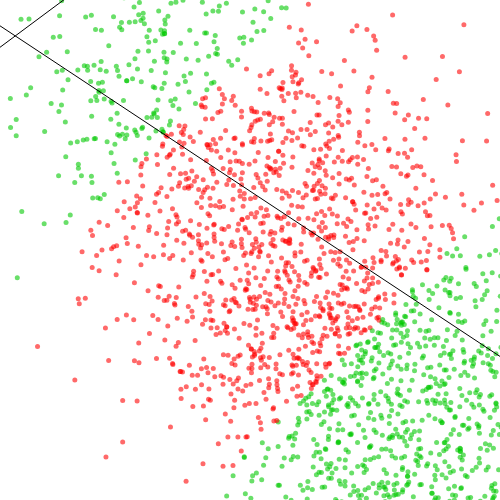
Frame 1 (no input)
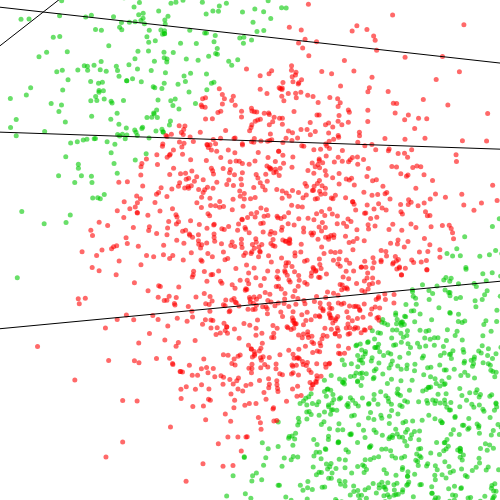
Frame 60 (no input)
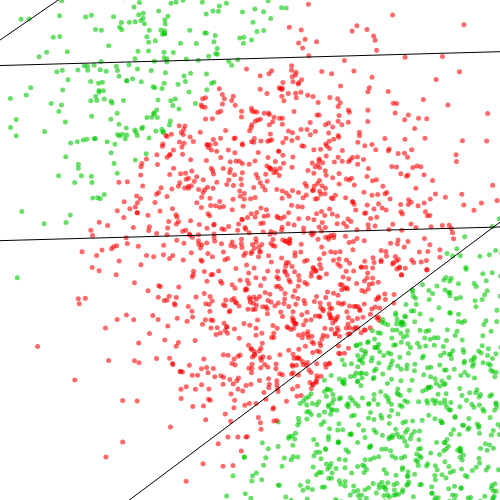
Frame 120 (the mouse pressed at the canvas centre since frame 60)

The p5.js sketch that drew these frames (run headless with seeded random() and noise() and a simulated clock; from frame 60 on, the mouse is pressed at the canvas centre):

// p5.js sketch
// ── sketch.js

let trainXs = [];
let trainYs = [];

let testXs = [];
let testYs = [];

let maxX = 10;

function setup() {
    createCanvas(500, 500);

    // Training set
    let train = generateData(7, 3, 3000);

    trainXs = train[0];
    trainYs = train[1];

    nn = new MLP(trainXs[0].length, 2, trainYs[0].length);

    // test set
    let test = generateData(7, 3, 100);

    testXs = test[0];
    testYs = test[1];
}

function draw() {
    background(255);

    // Draw the dataset
    strokeWeight(5);
    for(let i = 0; i < trainXs.length; i++) {
        if(trainYs[i] == 0) {
            stroke(255, 0, 0, 150);
        }
        else if(trainYs[i][0] == 1) {
            stroke(0, 200, 0, 150);
        }

        point((trainXs[i][0]/maxX) * width,
              (trainXs[i][1]/maxX) * height);
    }

    nn.epoch(trainXs, trainYs, 0.001);

    let accuracy = nn.evaluate(testXs, testYs);
    console.log("accuracy", accuracy);

    // Draw the weight vector
    nn.draw();
}

// Generates data for college adimission problem
function generateData(mean, sd, n) {
    let xs = [];
    let ys = [];

    for(let i = 0; i < n; i ++) {
        let grade1 = randomGaussian(mean, sd);
        let grade2 = randomGaussian(grade1, sd);

        let accepted = 0;

        // We will learn this function
        if((grade1 + grade2)/2 > 7 || (grade1 + grade2)/2 < 3) {
            accepted = 1;
        }

        let x = [grade1, grade2];
        xs.push(x);

        let y = [accepted];
        ys.push(y);
    }

    return [xs, ys];
}

// ── matrix.js

class Matrix {
    constructor(rows, cols) {
        this.rows = rows;
        this.cols = cols;

        this.elems = new Array(rows).fill(0);
        for(let i = 0; i < this.rows; i++) {
            this.elems[i] = new Array(cols).fill(0);
        }
    }

    randomize(min, max) {
        for(let i = 0; i < this.rows; i++) {
            for(let j = 0; j < this.cols; j++) {
                this.elems[i][j] = random(min, max);
                // this.elems[i][j] = randomGaussian();
            }
        }
    }

    toArray() {
        let a = [];

        for (var i = 0; i < this.rows; i++) {
          for (var j = 0; j < this.cols; j++) {
            a.push(this.elems[i][j]);
          }
        }

        return a;
    }

    getRow(i) {
        let a = [];

        for (var j = 0; j < this.cols; j++) {
            a.push(this.elems[i][j]);
        }

        return a;
    }

    getCol(j) {
        let a = [];

        for (var i = 0; i < this.rows; i++) {
            a.push(this.elems[i][j]);
        }

        return a;
    }

    static fromArray(a) {
        let b = new Matrix(a.length, 1);

        for(let i = 0; i < a.length; i++) {
            b.elems[i][0] = a[i];
        }

        return b;
    }

    static map(a, func) {
        let b = new Matrix(a.rows, a.cols);

        for(let i = 0; i < b.rows; i++) {
            for(let j = 0; j < b.cols; j++) {
                b.elems[i][j] = func(a.elems[i][j]);
            }
        }

        return b;
    }

    static transpose(a) {
        let b = new Matrix(a.cols, a.rows);

        for(let i = 0; i < a.cols; i++) {
            for(let j = 0; j < a.rows; j++) {
                b.elems[i][j] = a.elems[j][i];
            }
        }

        return b;
    }

    static add(a, b) {
        let c = new Matrix(a.rows, a.cols);

        for(let i = 0; i < a.rows; i++) {
            for(let j = 0; j < a.cols; j++) {
                c.elems[i][j] = a.elems[i][j] + b.elems[i][j];
            }
        }

        return c;
    }

    static sub(a, b) {
        let c = new Matrix(a.rows, a.cols);

        for(let i = 0; i < a.rows; i++) {
            for(let j = 0; j < a.cols; j++) {
                c.elems[i][j] = a.elems[i][j] - b.elems[i][j];
            }
        }

        return c;
    }

    static mult(a, b) {
        let c = new Matrix(a.rows, a.cols);

        if (b instanceof Matrix) {
            for (var i = 0; i < a.rows; i++) {
                for (var j = 0; j < a.cols; j++) {
                    c.elems[i][j] = a.elems[i][j] * b.elems[i][j];
                }
            }
        }
        else {
            for (var i = 0; i < a.rows; i++) {
                for (var j = 0; j < a.cols; j++) {
                    c.elems[i][j] = a.elems[i][j] * b;
                }
            }
        }

        return c;
    }

    static dot(a, b) {
        if(a.cols != b.rows) {
            return null;
        }

        let c = new Matrix(a.rows, b.cols);
        for(let i = 0; i < a.rows; i++) {
            for(let j = 0; j < b.cols; j++) {

                let sum = 0;
                for(let k = 0; k < a.cols; k++) {
                    sum += a.elems[i][k] * b.elems[k][j]
                }

                c.elems[i][j] = sum;
            }
        }

        return c;
    }
}

// ── mlp.js
class MLP {
    constructor(inputNodes, hiddenNodes, outputNodes) {
        this.inputNodes  = inputNodes + 1;
        this.hiddenNodes = hiddenNodes + 1;
        this.outputNodes = outputNodes;

        this.ixh = new Matrix(this.hiddenNodes, this.inputNodes);
        this.ixh.randomize(-1, 1);

        this.hxo = new Matrix(this.outputNodes, this.hiddenNodes);
        this.hxo.randomize(-1, 1);
    }

    feedforward(X) {
        // Add the bias term to the input
        this.X = X.slice(0);
        this.X.unshift(1);
        this.X = Matrix.fromArray(this.X);

        // Calculate the activation of the hidden layer
        this.H = Matrix.dot(this.ixh, this.X);
        this.H = Matrix.map(this.H, this.sigmoid);

        // Calculate the activation of the output layer
        this.O = Matrix.dot(this.hxo, this.H);
        this.O = Matrix.map(this.O, this.sigmoid);

        return this.O;
    }

    train(xs, ys, r, epochs) {
        if(xs.length != ys.length) {
            return null;
        }

        // Update weights using Gradient Descent
        for(let i = 0; i < epochs; i++) {
            this.epoch(xs, ys, r);
        }
    }

    epoch(xs, ys, r) {
        // For each example of the dataset
        for(let i = 0; i < xs.length; i++) {

            // i. Feedforward xi to calculate a guess
            this.feedforward(xs[i]);

            // ii. Backpropagate
            let y = Matrix.fromArray(ys[i]);

            // ii.1 Calculate the output error and the hidden error
            let o_error = Matrix.sub(y, this.O);
            let h_error = Matrix.dot(Matrix.transpose(this.hxo), o_error);

            // 2. Calculate the gradient with respect to the output
            let o_grad = Matrix.map(this.O, this.dsigmoid);
            o_grad = Matrix.mult(o_grad, o_error);

            // 3. Calculate the gradient with respect to the hidden
            let h_grad = Matrix.map(this.H, this.dsigmoid);
            h_grad = Matrix.mult(h_grad, h_error);

            // 4. Update Wo
            o_grad = Matrix.mult(o_grad, r);
            let o_delta = Matrix.dot(o_grad, Matrix.transpose(this.H));
            this.hxo = Matrix.add(this.hxo, o_delta);

            // 5. Update Wh
            h_grad = Matrix.mult(h_grad, r);
            let w_delta = Matrix.dot(h_grad, Matrix.transpose(this.X));
            this.ixh = Matrix.add(this.ixh, w_delta);
        }
    }

    sigmoid(x) {
        // Sigmoid activation function
        return 1/(1 + Math.exp(-x));
    }

    dsigmoid(x) {
        return x * (1 - x);
    }

    guess(X) {
        let O = this.feedforward(X);

        if(O.toArray()[0] > 0.5) {
            return 1;
        }

        return 0;
    }

    evaluate(xs, ys) {
        let wrongGuesses = 0;

        // Calculate the accuracy of the model using new data
        for(let i = 0; i < xs.length; i++) {

            // Add the bias term to the input
            let guess = this.guess(xs[i]);

            let error = abs(ys[i][0] - guess);
            wrongGuesses += error;
        }

        return 1.0 - (wrongGuesses/xs.length);
    }

    draw() {
        // Draw the Perceptron decision boundary w0 + w1*x1 + w2*x2 = 0
        stroke("black");
        strokeWeight(1);

        for(let i = 0; i < this.ixh.rows; i++) {
            let row = this.ixh.getRow(i);

            this.drawBoundary(row);
            // this.drawWeights(row);
        }

        for(let i = 0; i < this.hxo.rows; i++) {
            let row = this.hxo.getRow(i);

            this.drawBoundary(row);
            // this.drawWeights(row);
        }
    }

    drawBoundary(ws) {
        let x1 = 0;
        let y1 = (-ws[1]*x1 - ws[0])/ws[2];
        let x2 = maxX;
        let y2 = (-ws[1]*x2 - ws[0])/ws[2];

        line((x1/maxX)*width, (y1/maxX)*height,
             (x2/maxX)*width, (y2/maxX)*height);
    }

    drawWeights(row) {
        // Create a 2D vector from the weights disconsireding the bias w0
        let w = createVector(row[1], row[2])
        w.normalize();
        w.mult(50);

        push();

        // Find a point near the end of the linear boundary
        let x3 = maxX/1.25;
        let y3 = (-row[1]*x3 - row[0])/row[2];

        translate((x3/maxX)*width, (y3/maxX)*height);

        // Draw the "body" of the vector
        line(0, 0, w.x, w.y);
        rotate(w.heading());

        // Draw the "head" of the vector
        let arrowSize = 7;
        translate(w.mag() - arrowSize, 0);
        triangle(0, arrowSize/2, 0, -arrowSize/2, arrowSize, 0);

        // Draw the label of the vector
        text("w", -(w.mag() - arrowSize)/2, -2);

        pop();
    }
}
